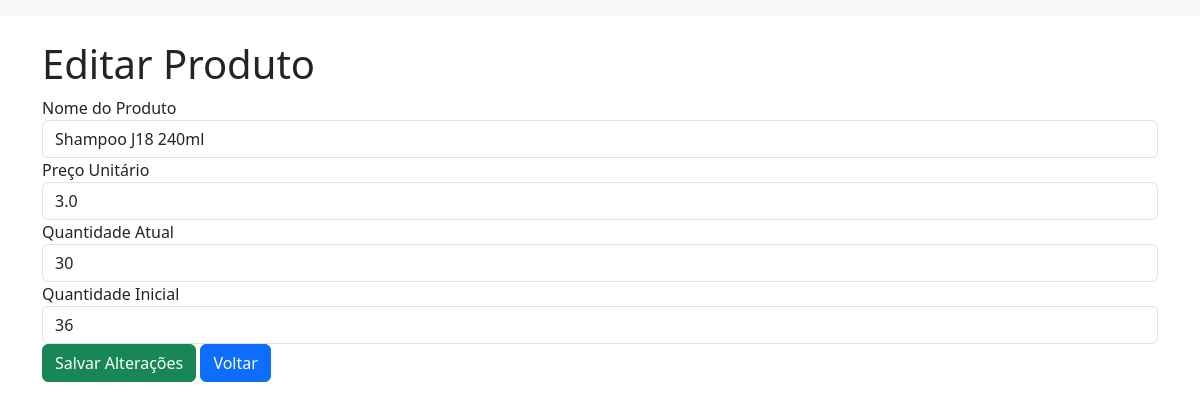
The page /editar_produto/1 on the database its author committed.
### app.py (models this page shows, shortened)
class Produto(db.Model):
    id = db.Column(db.Integer, primary_key=True)
    nome = db.Column(db.String(100), nullable=False)
    descricao = db.Column(db.String(200))
    preco = db.Column(db.Float, nullable=False)
    quantidade = db.Column(db.Integer, nullable=False)
    quantidade_inicial = db.Column(db.Integer)
    linha = db.Column(db.String(100), nullable=False)  # Adicionando o campo linha

### app.py (the view, shortened to what this page needs)
@app.route('/editar_produto/<int:produto_id>', methods=['GET', 'POST'])
def editar_produto(produto_id):
    produto = Produto.query.get_or_404(produto_id)
    return render_template('editar_produto.html', produto=produto)

### templates/editar_produto.html (shortened to what this page needs)
{% extends "layout.html" %}
{% block content %}
<h1>Editar Produto</h1>
<form method="POST">
    <div class="form-group">
        <label for="nome">Nome do Produto</label>
        <input type="text" id="nome" name="nome" class="form-control" value="{{ produto.nome }}" required>
    </div>
    <div class="form-group">
        <label for="preco">Preço Unitário</label>
        <input type="number" id="preco" name="preco" class="form-control" step="0.01" value="{{ produto.preco }}" required>
    </div>
    <div class="form-group">
        <label for="quantidade">Quantidade Atual</label>
        <input type="number" id="quantidade" name="quantidade" class="form-control" value="{{ produto.quantidade }}" required>
    </div>
    <div class="form-group">
        <label for="quantidade_inicial">Quantidade Inicial</label>
        <input type="number" id="quantidade_inicial" name="quantidade_inicial" class="form-control" value="{{ produto.quantidade_inicial }}" required>
    </div>
    <button type="submit" class="btn btn-success">Salvar Alterações</button>
    <a href="{{ url_for('index') }}" class="btn btn-primary">Voltar</a>
</form>
{% endblock %}

### rows shown on the page
Produto: nome "Shampoo J18 240ml", preco "3.0", quantidade "30", quantidade_inicial "36"
